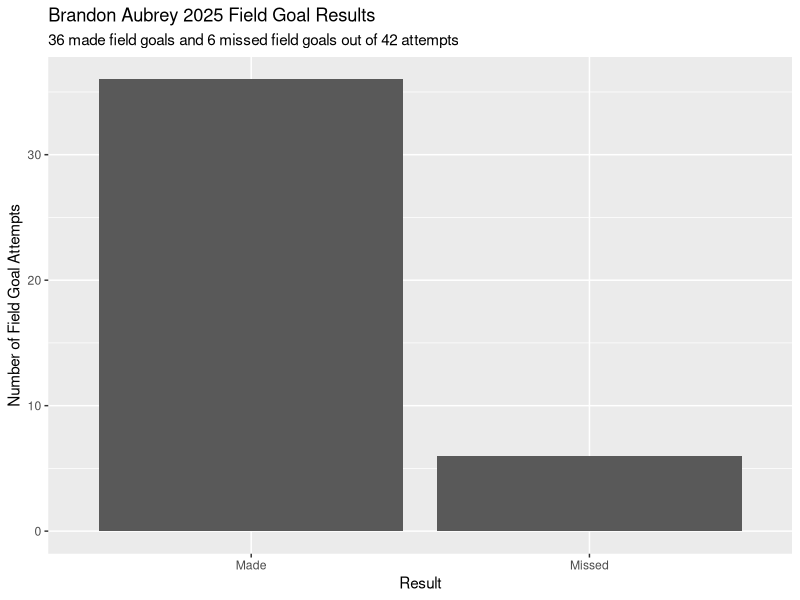
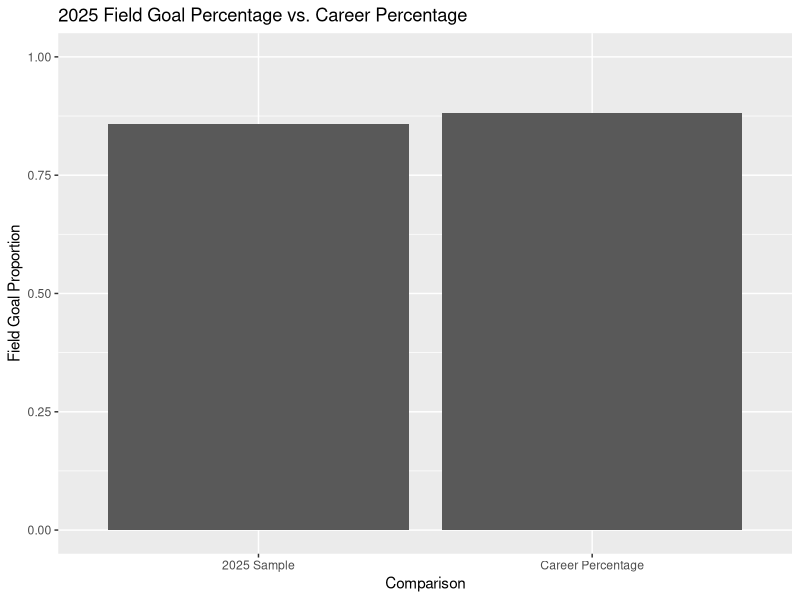

These charts were generated, in order, by the following R code:
## ---- chunk 1
#| label: setup
#| include: false
library(ggplot2)
## ---- chunk 2
# Reported career field goal percentage (includes 2025)
p0 <- 0.882

# 2025 season sample data
made <- 36
attempts <- 42
missed <- attempts - made

# Sample proportion
phat <- made / attempts
phat
## ---- chunk 3
#| label: graph
#| fig-cap: "Made and missed field goals during the 2025 season."

fg_data <- data.frame(
  Result = c("Made", "Missed"),
  Count = c(made, missed)
)

ggplot(fg_data, aes(x = Result, y = Count)) +
  geom_col() +
  labs(
    title = "Brandon Aubrey 2025 Field Goal Results",
    subtitle = "36 made field goals and 6 missed field goals out of 42 attempts",
    x = "Result",
    y = "Number of Field Goal Attempts"
  )
## ---- chunk 4
#| label: proportion-graph
#| fig-cap: "Sample field goal percentage compared with the career field goal percentage."

compare_data <- data.frame(
  Type = c("2025 Sample", "Career Percentage"),
  Proportion = c(phat, p0)
)

ggplot(compare_data, aes(x = Type, y = Proportion)) +
  geom_col() +
  ylim(0, 1) +
  labs(
    title = "2025 Field Goal Percentage vs. Career Percentage",
    x = "Comparison",
    y = "Field Goal Proportion"
  )
## ---- chunk 5
attempts * p0
attempts * (1 - p0)
## ---- chunk 6
z_stat <- (phat - p0) / sqrt(p0 * (1 - p0) / attempts)
z_stat
## ---- chunk 7
binom_test <- binom.test(made, attempts, p = p0, alternative = "two.sided", conf.level = 0.95)
binom_test
## ---- chunk 8
ci_result <- binom.test(made, attempts, conf.level = 0.95)
ci_result$conf.int
